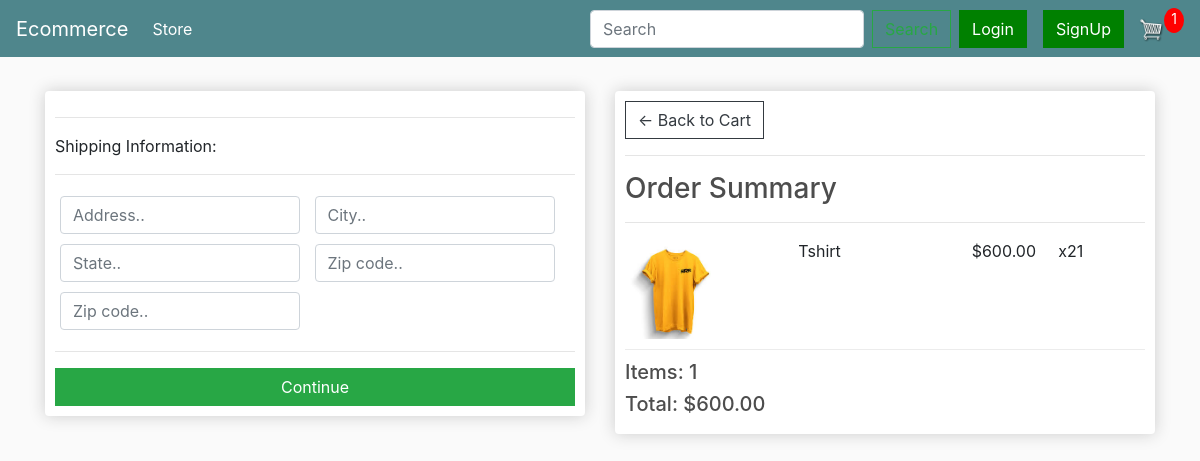
/checkout/ (signed in), run on an earlier commit of the app's database.
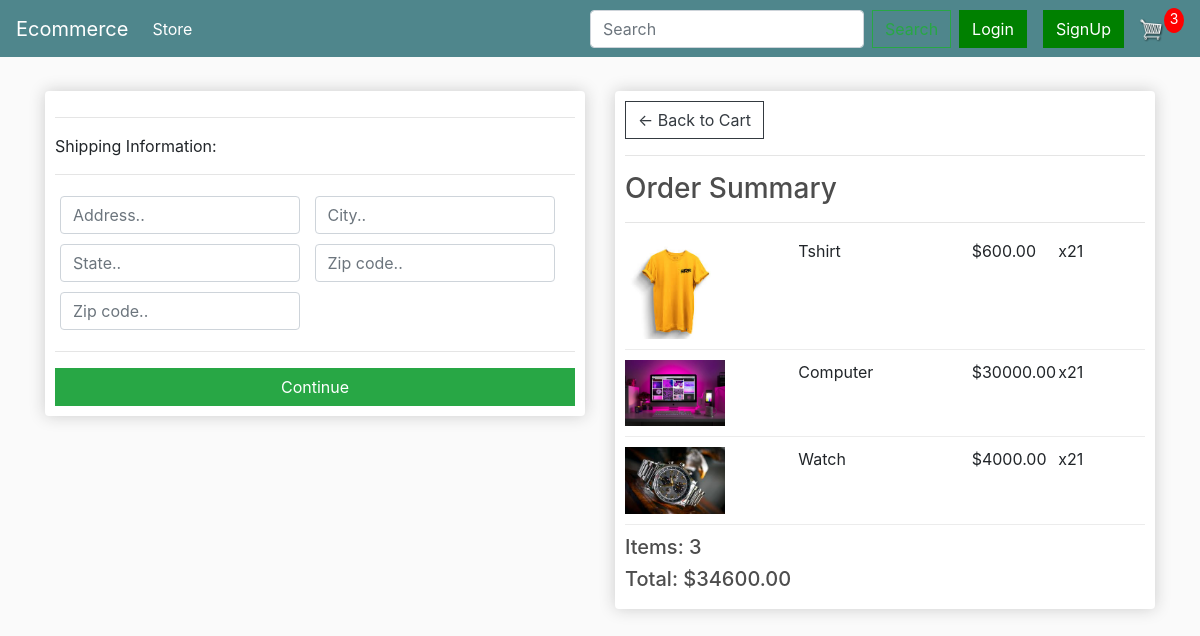
And on a later commit of the database.
### store/models.py (models this page shows, shortened)
class OrderItem(models.Model):
    product = models.ForeignKey(Product, on_delete=models.SET_NULL, blank=True, null=True)
    order = models.ForeignKey(Order, on_delete=models.SET_NULL, blank=True, null=True)
    quantity = models.IntegerField(default=0, null=True, blank=True)
    date_added = models.DateTimeField(auto_now_add=True)
    @property
    def get_total(self):
        if self.product and self.product.price:
            total = self.product.price * self.quantity
        else:
            total = 0
        return total

class Product(models.Model):
    name= models.CharField(max_length=200,null=True)
    price = models.DecimalField(max_digits=7, decimal_places=2)
    digital = models.BooleanField(default=False,null=True,blank=False)
    image = models.ImageField(upload_to='products/')
    description = models.TextField(null=True, blank=True)
    in_stock = models.BooleanField(default=True)  # New field to indicate stock status
    colors = models.ManyToManyField(Color, related_name='products')
    sizes = models.ManyToManyField(Size, related_name='products')
    @property
    def imageURL(self):
        try:
            url = self.image.url
        except:
            url = ''
        return url

class Order(models.Model):
    customer = models.ForeignKey(Customer, on_delete=models.SET_NULL, blank=True, null=True)
    date_order = models.DateTimeField(auto_now_add=True)
    complete = models.BooleanField(default=False, null=True, blank=False)
    transaction_id = models.CharField(max_length=200, null=True)
    @property
    def shipping(self):
        shipping = False
        orderitems = self.orderitem_set.all()
        for i in orderitems:
            if i.product and not i.product.digital:
                shipping = True
        return shipping
    @property
    def get_cart_total(self):
        orderitems = self.orderitem_set.all()
        total = sum([item.get_total for item in orderitems])
        return total
    @property
    def get_cart_items(self):
        orderitems = self.orderitem_set.all()
        total = sum([item.quantity for item in orderitems])
        return total

### store/views.py (the view)
# urls.py: path('checkout/', views.checkout, name='checkout'),
@login_required(login_url='/accounts/login/')
def checkout(request):
        data = cartData(request)
        cartItems = data['cartItems']
        order = data['order']
        items = data['items']
        context = {'items':items, 'order':order,'cartItems':cartItems}
        return render(request, 'store/checkout.html', context)

### store/utils.py (called while the page is built)
def cartData(request):
    if request.user.is_authenticated:
        customer = request.user.customer
        order, created = Order.objects.get_or_create(customer=customer, complete=False)
        items = order.orderitem_set.all()
        cartItems = order.get_cart_items
    else:
        cookieData = cookieCart(request)
        cartItems = cookieData['cartItems']
        order = cookieData['order']
        items = cookieData['items']
    context = {'items': items, 'order': order, 'cartItems': cartItems}
    return context

### store/templates/store/checkout.html (shortened to what this page needs)
{% extends 'store/main.html' %}
{% load static %}
{% block content %}
     <div class="row">
		<div class="col-lg-6">
			<div class="box-element" id="form-wrapper">
				<form id="form">
					<div id="shipping-info">
						<hr>
						<p>Shipping Information:</p>
						<hr>
						<div class="form-field">
							<input class="form-control" type="text" name="address" placeholder="Address..">
						</div>
						<div class="form-field">
							<input class="form-control" type="text" name="city" placeholder="City..">
						</div>
						<div class="form-field">
							<input class="form-control" type="text" name="state" placeholder="State..">
						</div>
						<div class="form-field">
							<input class="form-control" type="text" name="zipcode" placeholder="Zip code..">
						</div>
						<div class="form-field">
							<input class="form-control" type="text" name="country" placeholder="Zip code..">
						</div>
					</div>
					<hr>
					<input id="form-button" class="btn btn-success btn-block" type="submit" value="Continue">
				</form>
			</div>
			<br>
		</div>
		<div class="col-lg-6">
			<div class="box-element">
				<a  class="btn btn-outline-dark" href="{% url 'cart' %}">&#x2190; Back to Cart</a>
				<hr>
				<h3>Order Summary</h3>
				<hr>
				{% for item in items %}
				<div class="cart-row">
					<div style="flex:2"><img class="row-image" src="{{item.product.imageURL}}"></div>
					<div style="flex:2"><p>{{item.product.name}}</p></div>
					<div style="flex:1"><p>${{item.product.price|floatformat:2}}</p></div>
					<div style="flex:1"><p>x2{{item.quantity}}</p></div>
				</div>
				{% endfor %}
				<h5>Items:   {{order.get_cart_items}}</h5>
				<h5>Total:   ${{order.get_cart_total|floatformat:2}}</h5>
			</div>
		</div>
	</div>
{% endblock content %}

What changed in the data, as far as the page shows it:
added OrderItem: product.imageURL (picture), product.name "Computer", product.price "30000.00", quantity "1"
added OrderItem: product.imageURL (picture), product.name "Watch", product.price "4000.00", quantity "1"
computed for Order: get_cart_items "1" → "3"; get_cart_total "600.00" → "34600.00"
Also different on the page:
{{ cartItems }}: "1" → "3"
